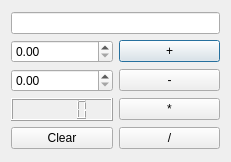
<?xml version="1.0" encoding="UTF-8"?>
<ui version="4.0">
 <class>Calculator</class>
 <widget class="QDialog" name="Calculator">
  <property name="geometry">
   <rect>
    <x>0</x>
    <y>0</y>
    <width>231</width>
    <height>162</height>
   </rect>
  </property>
  <property name="windowTitle">
   <string>Calculator</string>
  </property>
  <layout class="QVBoxLayout" name="verticalLayout">
   <item>
    <layout class="QGridLayout" name="gridLayout">
     <item row="3" column="1">
      <widget class="QPushButton" name="pushButtonMultiply">
       <property name="text">
        <string>*</string>
       </property>
      </widget>
     </item>
     <item row="3" column="0">
      <widget class="QLCDNumber" name="lcdNumber"/>
     </item>
     <item row="2" column="0">
      <widget class="QDoubleSpinBox" name="doubleSpinBoxNumber2">
       <property name="maximum">
        <double>10000000000000000139372116959414099130712064.000000000000000</double>
       </property>
      </widget>
     </item>
     <item row="4" column="1">
      <widget class="QPushButton" name="pushButtonDivision">
       <property name="text">
        <string>/</string>
       </property>
      </widget>
     </item>
     <item row="2" column="1">
      <widget class="QPushButton" name="pushButtonMinus">
       <property name="text">
        <string>-</string>
       </property>
      </widget>
     </item>
     <item row="4" column="0">
      <widget class="QPushButton" name="pushButtonClear">
       <property name="text">
        <string>Clear</string>
       </property>
      </widget>
     </item>
     <item row="1" column="0">
      <widget class="QDoubleSpinBox" name="doubleSpinBoxNumber1">
       <property name="maximum">
        <double>9999999999999999464902769475481793196872414789632.000000000000000</double>
       </property>
      </widget>
     </item>
     <item row="0" column="0" colspan="2">
      <widget class="QLineEdit" name="lineEdit"/>
     </item>
     <item row="1" column="1">
      <widget class="QPushButton" name="pushButtonAddition">
       <property name="text">
        <string>+</string>
       </property>
       <property name="default">
        <bool>true</bool>
       </property>
       <property name="flat">
        <bool>false</bool>
       </property>
      </widget>
     </item>
    </layout>
   </item>
  </layout>
 </widget>
 <resources/>
 <connections/>
</ui>
